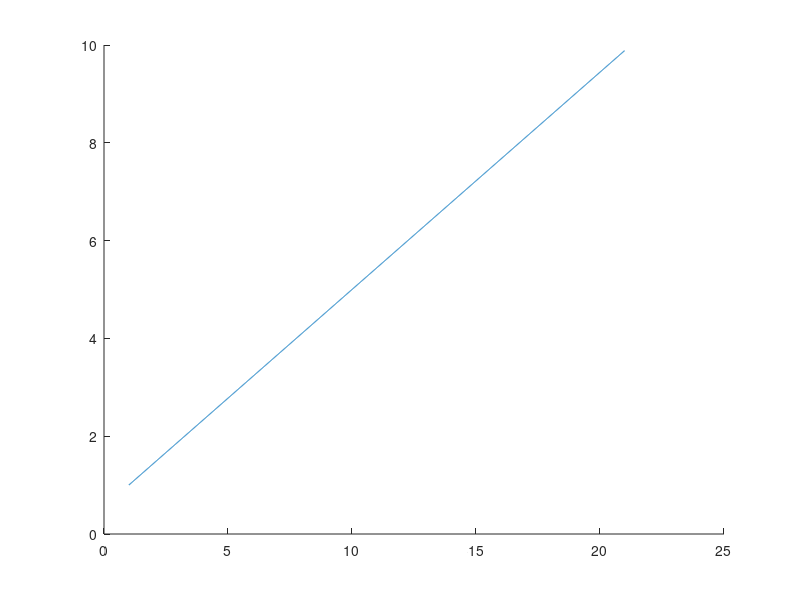

Recreate this plot in MATLAB.
xA=1;
yA=1;
vx=9;
vy=4;

arxi=0;
bhma=10^(-3);
telos=pi;

lamda=[arxi:bhma:telos];

metro=sqrt(xA^2+yA^2);
vxmon=vx/metro;
vymon=vy/metro;

x=xA+lamda*vxmon;
y=yA+lamda*vymon;

figure
hold on
plot(x,y)